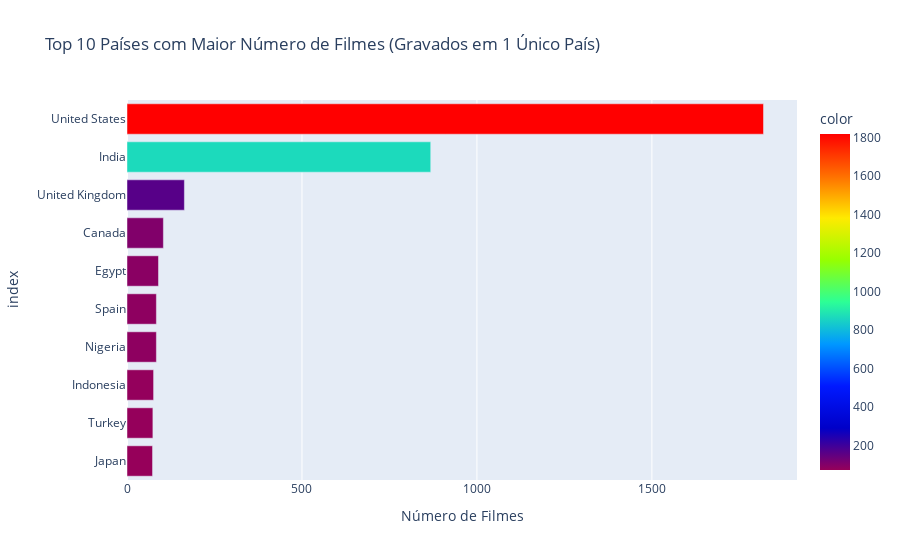

The notebook cell saved with this chart:
### Code cell
# Filtrar os filmes gravados em um único país
filmes_unico_pais = df[df['Pais'].str.count(',') == 0]

# Contagem de filmes por país
contagem_por_pais = filmes_unico_pais['Pais'].value_counts()

# Selecionar os top 10 países
top_10_paises = contagem_por_pais.head(10)

# Criar o gráfico de barras
fig = px.bar(top_10_paises, 
             x=top_10_paises.values, 
             y=top_10_paises.index, 
             orientation='h',  # Orientação horizontal
             labels={'x':'Número de Filmes', 'y':'País'},
             title='Top 10 Países com Maior Número de Filmes (Gravados em 1 Único País)',
             color=top_10_paises.values,  # Colorir as barras de acordo com o número de filmes
             color_continuous_scale='rainbow')  # Paleta de cores aleatórias
fig.update_yaxes(categoryorder='total ascending')  # Ordenar as barras de acordo com o total
fig.show()

### Figure 1 — Plotly figure (JSON) as saved in the notebook; plotly's stock layout.template omitted (floating-point values rounded to 4 significant figures)
{"data": [{"alignmentgroup": "True", "hovertemplate": "Número de Filmes=%{x}<br>index=%{y}<br>color=%{marker.color}<extra></extra>", "legendgroup": "", "marker": {"color": [1819, 868, 164, 104, 90, 84, 84, 76, 74, 73], "coloraxis": "coloraxis", "pattern": {"shape": ""}}, "name": "", "offsetgroup": "", "orientation": "h", "showlegend": false, "textposition": "auto", "type": "bar", "x": [1819, 868, 164, 104, 90, 84, 84, 76, 74, 73], "xaxis": "x", "y": ["United States", "India", "United Kingdom", "Canada", "Egypt", "Nigeria", "Spain", "Indonesia", "Turkey", "Japan"], "yaxis": "y"}], "layout": {"barmode": "relative", "coloraxis": {"colorbar": {"title": {"text": "color"}}, "colorscale": [[0, "rgb(150,0,90)"], [0.125, "rgb(0,0,200)"], [0.25, "rgb(0,25,255)"], [0.375, "rgb(0,152,255)"], [0.5, "rgb(44,255,150)"], [0.625, "rgb(151,255,0)"], [0.75, "rgb(255,234,0)"], [0.875, "rgb(255,111,0)"], [1, "rgb(255,0,0)"]]}, "legend": {"tracegroupgap": 0}, "title": {"text": "Top 10 Países com Maior Número de Filmes (Gravados em 1 Único País)"}, "xaxis": {"anchor": "y", "domain": [0, 1], "title": {"text": "Número de Filmes"}}, "yaxis": {"anchor": "x", "categoryorder": "total ascending", "domain": [0, 1], "title": {"text": "index"}}}}
